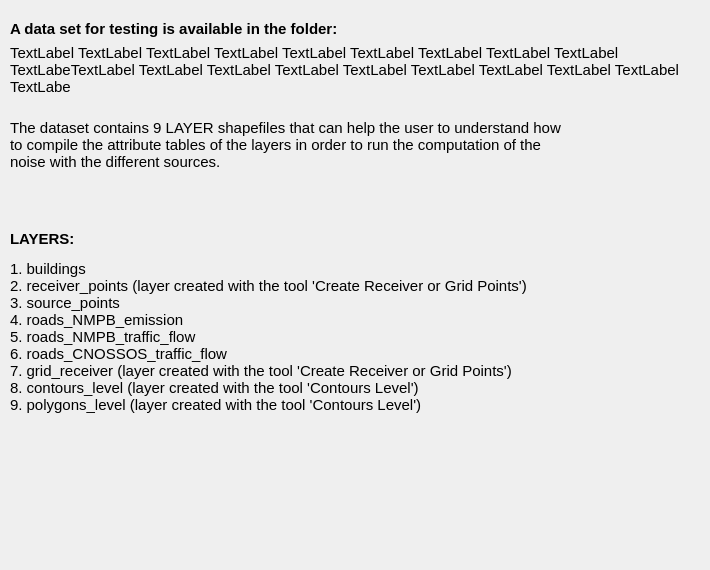
         <widget class="QWidget" name="tab_Data_Set_Testing">
          <attribute name="title">
           <string>Data Set for Testing</string>
          </attribute>
          <widget class="QWidget" name="verticalLayoutWidget_2">
           <property name="geometry">
            <rect>
             <x>10</x>
             <y>20</y>
             <width>691</width>
             <height>541</height>
            </rect>
           </property>
           <layout class="QVBoxLayout" name="verticalLayout_11">
            <item>
             <widget class="QLabel" name="label_7">
              <property name="font">
               <font>
                <pointsize>11</pointsize>
               </font>
              </property>
              <property name="text">
               <string>&lt;html&gt;&lt;head/&gt;&lt;body&gt;&lt;p&gt;&lt;span style=&quot; font-weight:600;&quot;&gt;A data set for testing is available in the folder:&lt;/span&gt;&lt;/p&gt;&lt;/body&gt;&lt;/html&gt;</string>
              </property>
              <property name="alignment">
               <set>Qt::AlignLeading|Qt::AlignLeft|Qt::AlignTop</set>
              </property>
              <property name="wordWrap">
               <bool>true</bool>
              </property>
              <property name="textInteractionFlags">
               <set>Qt::LinksAccessibleByMouse|Qt::TextSelectableByMouse</set>
              </property>
             </widget>
            </item>
            <item>
             <widget class="QLabel" name="labelFolder">
              <property name="font">
               <font>
                <pointsize>11</pointsize>
               </font>
              </property>
              <property name="text">
               <string>TextLabel TextLabel TextLabel TextLabel TextLabel TextLabel TextLabel TextLabel TextLabel TextLabeTextLabel TextLabel TextLabel TextLabel TextLabel TextLabel TextLabel TextLabel TextLabel TextLabe</string>
              </property>
              <property name="wordWrap">
               <bool>true</bool>
              </property>
              <property name="margin">
               <number>15</number>
              </property>
              <property name="textInteractionFlags">
               <set>Qt::LinksAccessibleByMouse|Qt::TextSelectableByMouse</set>
              </property>
             </widget>
            </item>
            <item>
             <widget class="QLabel" name="label_8">
              <property name="font">
               <font>
                <pointsize>11</pointsize>
               </font>
              </property>
              <property name="text">
               <string>&lt;html&gt;&lt;head/&gt;&lt;body&gt;&lt;p align=&quot;justify&quot;&gt;&lt;br/&gt;The dataset contains 9 LAYER shapefiles that can help the user to understand how &lt;br/&gt;to compile the attribute tables of the layers in order to run the computation of the &lt;br/&gt;noise with the different sources.&lt;/p&gt;&lt;p align=&quot;justify&quot;&gt;&lt;br/&gt;&lt;/p&gt;&lt;p align=&quot;justify&quot;&gt;&lt;span style=&quot; font-weight:600;&quot;&gt;LAYERS:&lt;/span&gt;&lt;/p&gt;&lt;p align=&quot;justify&quot;&gt;1. buildings&lt;br/&gt;2. receiver_points (layer created with the tool 'Create Receiver or Grid Points')&lt;br/&gt;3. source_points&lt;br/&gt;4. roads_NMPB_emission&lt;br/&gt;5. roads_NMPB_traffic_flow&lt;br/&gt;6. roads_CNOSSOS_traffic_flow&lt;br/&gt;7. grid_receiver (layer created with the tool 'Create Receiver or Grid Points')&lt;br/&gt;8. contours_level (layer created with the tool 'Contours Level')&lt;br/&gt;9. polygons_level (layer created with the tool 'Contours Level')&lt;/p&gt;&lt;/body&gt;&lt;/html&gt;</string>
              </property>
              <property name="alignment">
               <set>Qt::AlignLeading|Qt::AlignLeft|Qt::AlignTop</set>
              </property>
              <property name="wordWrap">
               <bool>true</bool>
              </property>
              <property name="textInteractionFlags">
               <set>Qt::LinksAccessibleByMouse|Qt::TextSelectableByMouse</set>
              </property>
             </widget>
            </item>
            <item>
             <spacer name="verticalSpacer">
              <property name="orientation">
               <enum>Qt::Vertical</enum>
              </property>
              <property name="sizeHint" stdset="0">
               <size>
                <width>20</width>
                <height>40</height>
               </size>
              </property>
             </spacer>
            </item>
           </layout>
          </widget>
         </widget>
